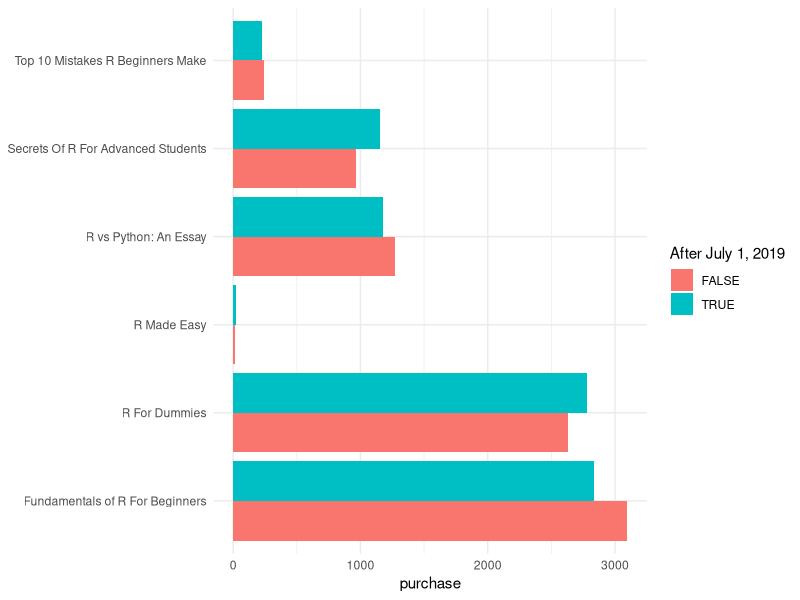
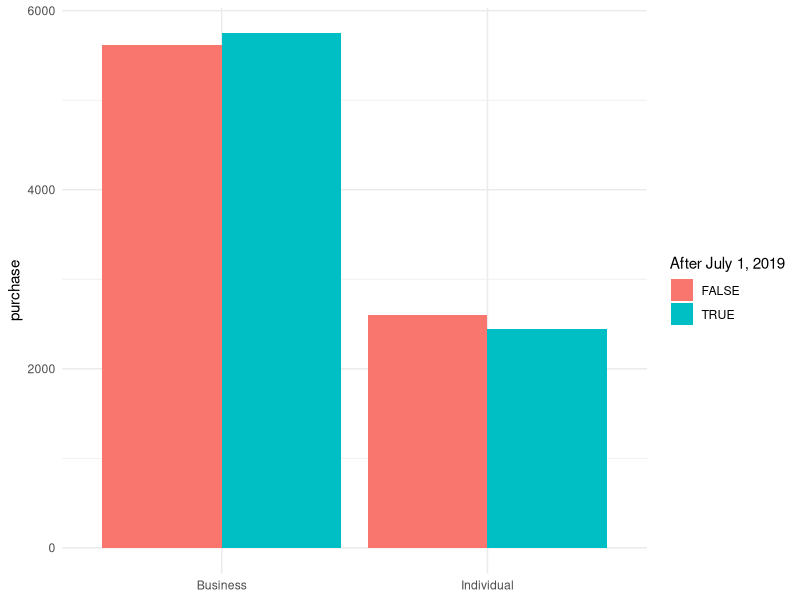

Reproduce these figures in R, in order.
## ---- chunk 1
knitr::opts_chunk$set(message=FALSE, warming=FALSE)
library(tidyverse)
library(dplyr)
library(lubridate)
library(ggplot2)
library(kableExtra)
## ---- chunk 2
raw <- read.csv("data/2_sales2019.csv")
str(raw) 
## ---- chunk 3
# Column names
names(raw) # variable names
## ---- chunk 4
# types of columns are...
for (col in colnames(raw)) {
  paste0(col, " : ", typeof(raw[[col]])) %>% print()
}

## ---- chunk 5
# Missing data?
for (col in colnames(raw)) {
  paste0(col,
         ", number of rows with missing data: ",
         is.na(raw[[col]]) %>%  sum) %>% print
}
## ---- chunk 6
# Remove NAs in review column
sales_a <- raw %>% filter(!is.na(user_submitted_review))

# Calculate average of total purchase 
average <- raw %>% filter(!is.na(total_purchased)) %>% 
  summarize(average = mean(total_purchased)) %>% pull() 

# Replace NAs with average values
sales_b <- sales_a %>% mutate(
  purchase = ifelse(is.na(total_purchased),
                    average,
                    total_purchased)
  )
## ---- chunk 7
# Unique reviews
unique(sales_b$user_submitted_review)

# Found an NA that was read as a valid string (""). Replace it with NA
sales_b$user_submitted_review[sales_b$user_submitted_review==""] <- NA
# And clean it again
sales_b <- sales_b %>% filter(!is.na(user_submitted_review))

## ---- chunk 8
# This is a function that detects whether the review was positive or negative.

is_positive <- function(review) {
  review_positive = case_when(
    str_detect(review, "Awesome") ~ TRUE,
    str_detect(review, "learned") ~ TRUE,
    TRUE ~ FALSE
  )
}

sales_b <- sales_b %>% 
  mutate(is_positive = unlist
         (map(user_submitted_review, is_positive)))

## ---- chunk 9

# Create a dummy variable that tells whether the purchase was made before or after the marketing program
sales_b <- sales_b %>% mutate(
  after = if_else(ymd(date) >= ymd("2019/07/01"), TRUE, FALSE)
  )

# Purchase before and after the marketing program
summary <- sales_b %>% group_by(after, title) %>% 
  summarize(purchase = sum(purchase)) %>% arrange(title, after) %>% as_data_frame()
summary %>% kable() %>% kable_styling()

ggplot(summary, aes(x=purchase, y=title, fill=after)) +
  geom_bar(stat="identity", position=position_dodge()) +
  theme_minimal() +
  theme(axis.title.y=element_blank()) +
  labs(fill = "After July 1, 2019")

## ---- chunk 10
summary2 <- sales_b %>% group_by(after, customer_type) %>% 
  summarize(purchase = sum(purchase)) %>% arrange(after, customer_type) %>% as_data_frame()
summary2 %>% kable() %>% kable_styling()

ggplot(summary2, aes(x=customer_type, y=purchase, fill=after)) +
  geom_bar(stat="identity", position=position_dodge()) +
  theme_minimal() + 
  labs(fill = "After July 1, 2019") +
  theme(axis.title.x = element_blank())
